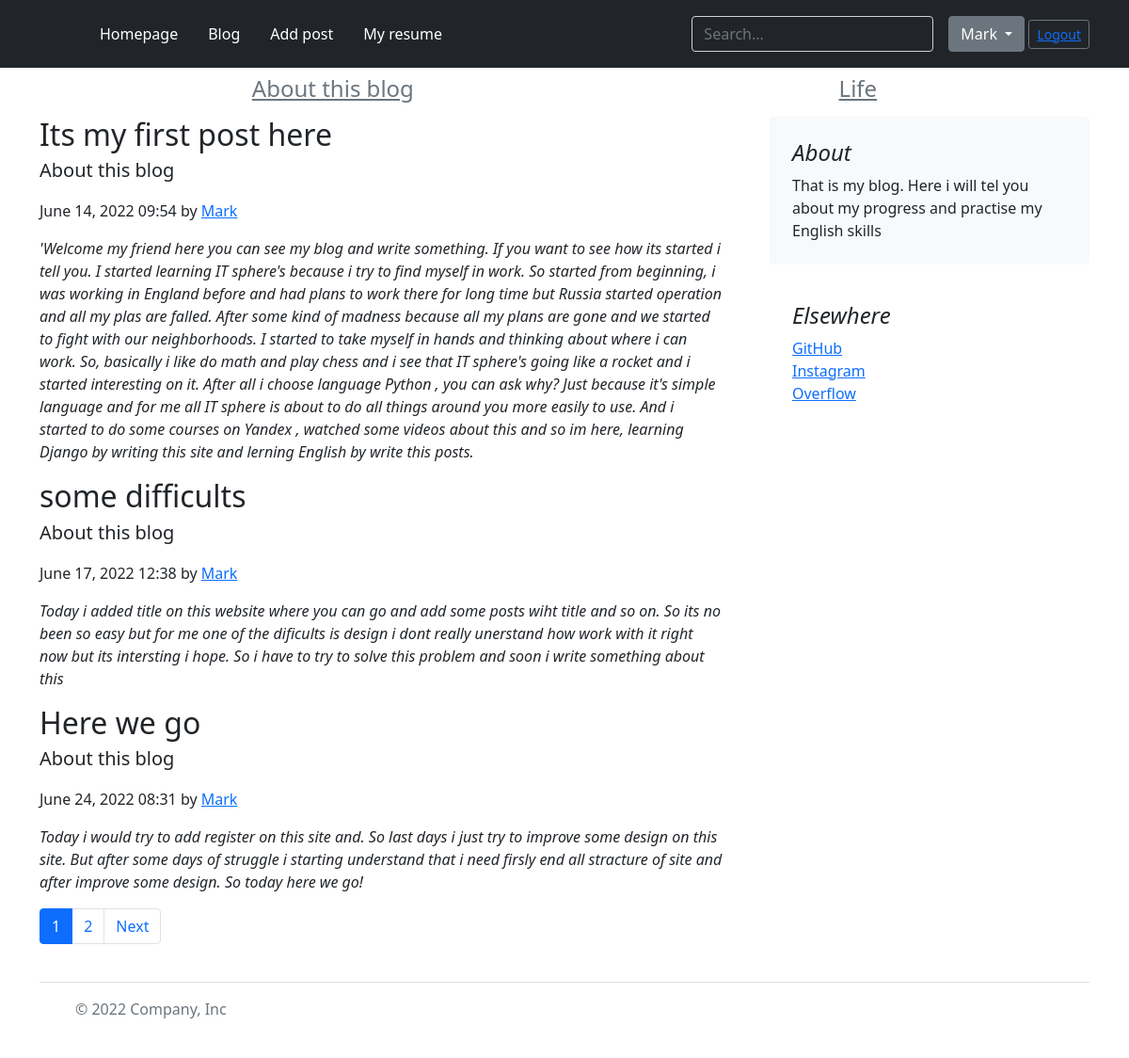
/blog (signed in), run on the app's committed database.
### blog/models.py (models this page shows, shortened)
class Category(models.Model):
    name = models.CharField(max_length=100, db_index=True, verbose_name='Category')
    slug = models.SlugField(max_length=255, unique=True, db_index=True, verbose_name='URL')
    def __str__(self):
        return self.name
    def get_absolute_url(self):
        return reverse('category', kwargs={'cat_slug': self.slug})
    class Meta:
        ordering = ['id']

class Blog(models.Model):
    title = models.CharField(max_length=255)
    slug = models.SlugField(max_length=255, unique=True, db_index=True, verbose_name='URL')
    content = models.TextField()
    time_create = models.DateTimeField(auto_now_add=True)
    time_update = models.DateTimeField(auto_now=True)
    is_published = models.BooleanField(default=True)
    cat = models.ForeignKey('Category', on_delete=models.PROTECT)

### blog/views.py (the view)
# urls.py: path('blog', BlogHome.as_view(), name='blog'),
class BlogHome(DataMixin, ListView):
    paginate_by = 3
    model = Blog
    template_name = 'blog/blog.html'
    context_object_name = 'posts'
    def get_context_data(self, *, object_list=None, **kwargs):
        context = super().get_context_data(**kwargs)
        c_def = self.get_user_context(title='Blog')
        return dict(list(context.items()) + list(c_def.items()))
    def get_queryset(self):
        return Blog.objects.filter(is_published=True).select_related('cat')

### blog/utils.py (called while the page is built)
    def get_user_context(self, **kwargs):
        context = kwargs
        cats = Category.objects.annotate(Count('blog'))
        user_menu = menu.copy()
        if not self.request.user.is_authenticated:
            user_menu.pop(2)
        context['menu'] = user_menu
        context['cats'] = cats
        if 'cat_selected' not in context:
            context['cat_selected'] = 0
        return context

### blog/templates/blog/blog.html (shortened to what this page needs)
{% extends 'blog/base.html' %}
{% load blog_tags %}
{% load static %}
{% block content %}
<div class="container">
  <div class="nav-scroller py-1 mb-2">
    <nav class="nav d-flex justify-content-around">
      {% for c in cats %}
      {% if c.blog__count > 0 %}
          {% if c.pk == cat_selected %}
              <font size="5"><a class="selected">{{c.name}}</a></font>
          {% else %}
              <font size="5"><a class="p-2 link-secondary" href="{{ c.get_absolute_url }}">{{c.name}}</a></font>
          {% endif %}
      {% endif %}
      {% endfor %}
    </nav>
  </div>
</div>
<main class="container">
  <div class="row g-5">
    <div class="col-md-8">
      <article class="blog-post">
          {% for p in posts %}
          <h2 class="blog-post-title mb-1">{{ p.title }}</h2>
          <blockquote class="blockquote">
            <p>{{ p.cat }}</p>
          </blockquote>
          <p class="blog-post-meta">{{ p.time_create | date:'F d, Y H:i'}} by <a href="#">Mark</a></p>
          <p><em>{{ p.content }}</em></p>
      </article>
          {% endfor %}
{% if page_obj.has_other_pages %}
  <ul class="pagination">
  {% for p in paginator.page_range %}
    {% if page_obj.number == p %}
      <li class="page-item active" aria-current="page">
        <span class="page-link">{{ p }}</span>
      </li>
    {% elif p >= page_obj.number|add:-2 and p <= page_obj.number|add:2 %}
      <li class="page-item"><a class="page-link" href="?page={{ p }}">{{ p }}</a></li>
    {% endif %}
  {% endfor %}
  {% if page_obj.has_next %}
    <li class="page-item">
      <a class="page-link" href="?page={{ page_obj.next_page_number }}">Next</a>
    </li>
    </ul>
  {% endif %}
{% endif %}
  </div>
    <div class="col-md-4">
      <div class="position-sticky" style="top: 2rem;">
        <div class="p-4 mb-3 bg-light rounded">
          <h4 class="fst-italic">About</h4>
          <p class="mb-0">That is my blog. Here i will tel you about my progress and practise my English skills</p>
        </div>
        <div class="p-4">
          <h4 class="fst-italic">Elsewhere</h4>
          <ol class="list-unstyled">
            <li><a href="https://github.com/Markporsh">GitHub</a></li>
            <li><a href="https://instagram.com/markporoshin">Instagram</a></li>
            <li><a href="https://stackoverflow.com/users/19399555/markko">Overflow</a></li>
          </ol>
        </div>
      </div>
    </div>
  </div>
</main>
<div class="container">
  <footer class="d-flex flex-wrap justify-content-between align-items-center py-3 my-4 border-top">
    <div class="col-md-4 d-flex align-items-center">
      <a href="/" class="mb-3 me-2 mb-md-0 text-muted text-decoration-none lh-1">
        <svg class="bi" width="30" height="24"><use xlink:href="#bootstrap"></use></svg>
      </a>
      <span class="mb-3 mb-md-0 text-muted">© 2022 Company, Inc</span>
    </div>
  </footer>
</div>
{% endblock %}

### blog/templates/blog/base.html (shortened to what this page needs)
{% load blog_tags %}
{% load static %}
<!doctype html>
<html lang="en">
<head>
    <link rel="stylesheet" href="https://cdn.jsdelivr.net/npm/bootstrap@5.1.3/dist/css/bootstrap.min.css">
</head>
<body>
{% block main_menu %}
<header class="p-3 bg-dark text-white">
    <div class="container">
      <div class="d-flex flex-wrap align-items-center justify-content-center justify-content-lg-start">
        <a href="/" class="d-flex align-items-center mb-2 mb-lg-0 text-white text-decoration-none">
          <svg class="bi me-2" width="40" height="32" role="img" aria-label="Bootstrap"><use xlink:href="#bootstrap"></use></svg>
        </a>
{% block mainmenu %}
        <ul class="nav col-12 col-lg-auto me-lg-auto mb-2 justify-content-center mb-md-0">
{% for m in menu %}
          <li><a href="{% url m.url_name %}" class="nav-link px-3 text-white">{{m.title}}</a></li>
{% endfor %}
        </ul>
{% endblock mainmenu %}
        <form class="col-12 col-lg-auto mb-3 mb-lg-0 me-lg-3" role="search">
          <input type="search" class="form-control form-control-dark text-white bg-dark" placeholder="Search..." name="q" aria-label="Search">
        </form>
            {% if request.user.is_authenticated %}
              <div class="dropdown">
                  <a class="btn btn-secondary dropdown-toggle" href='{% url 'home' %}'
                  role="button" id="dropdownMenuLink" data-bs-toggle="dropdown" aria-expanded="false">
                    {{user.username}}
                  </a>
                  <button class="btn btn-sm btn-outline-secondary" type="button"><a href="{% url 'logout' %}">Logout</a></button>
              </div>
            {% else %}
        <div class="text-end">
          <button type="button" class="btn btn-outline-light me-2"><a href="{% url 'login' %}">Login</a></button>
          <button type="button" class="btn btn-warning"><a href="{% url 'register' %}">Sign-up</a></button>
        </div>
            {% endif %}
      </div>
    </div>
  </header>
{% endblock main_menu %}
{% block content %}{% endblock %}
</body>
</html>

### data on the page
Category: name "About this blog"
Category: name "Life"
Blog: title "Its my first post here", cat "About this blog", time_create "June 14, 2022 09:54", content "'Welcome my friend here you can see my blog and write something. If you want to see how its started i tell you. I started learning IT sphere's because i try to find myself in work. So started from beginning, i was working in England before and had plans to work there for long time but Russia started operation and all my plas are falled. After some kind of madness because all my plans are gone and we started to fight with our neighborhoods. I started to take myself in hands and thinking about where i can work. So, basically i like do math and play chess and i see that IT sphere's going like a rocket and i started interesting on it. After all i choose language Python , you can ask why? Just…"
Blog: title "some difficults", cat "About this blog", time_create "June 17, 2022 12:38", content "Today i added title on this website where you can go and add some posts wiht title and so on. So its no been so easy but for me one of the dificults is design i dont really unerstand how work with it right now but its intersting i hope. So i have to try to solve this problem and soon i write something about this"
Blog: title "Here we go", cat "About this blog", time_create "June 24, 2022 08:31", content "Today i would try to add register on this site and. So last days i just try to improve some design on this site. But after some days of struggle i starting understand that i need firsly end all stracture of site and after improve some design. So today here we go!"

### other printed values
{{ m.title }} "Homepage" "Blog" "Add post" "My resume"
{{ user.username }} "Mark"
{{ p }} "1"
{{ p }} "2"
